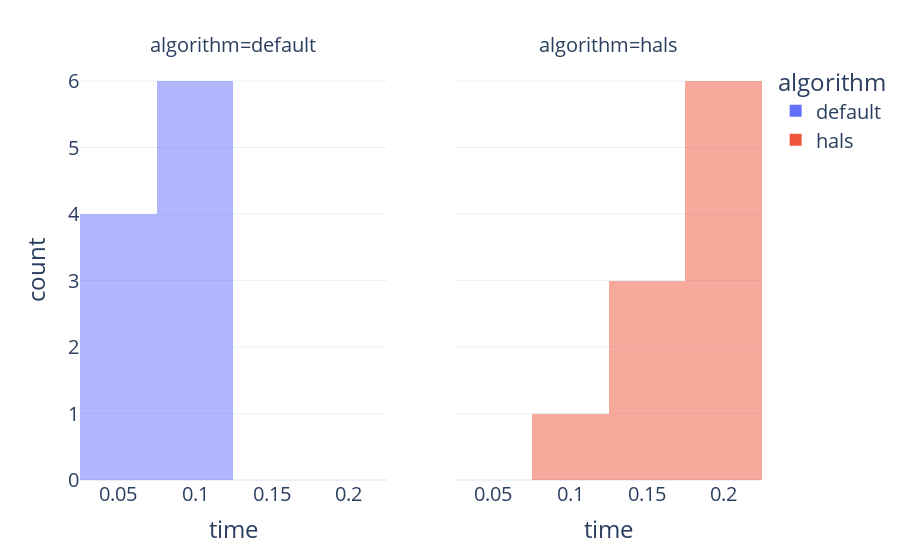

Source (notebook cell):
### Code cell
# distributions of the timings
fig = px.histogram(df[df["rank_est"]==4], x="time", facet_col="algorithm", 
                   barmode="overlay", facet_col_spacing=0.1,
                   template="plotly_white",
                   color= 'algorithm')
fig.update_layout(font = dict(size = 20))

fig.show()

### Figure 1 — Plotly figure (JSON) as saved in the notebook; plotly's stock layout.template omitted (floating-point values rounded to 4 significant figures)
{"data": [{"alignmentgroup": "True", "bingroup": "x", "hovertemplate": "algorithm=default<br>time=%{x}<br>count=%{y}<extra></extra>", "legendgroup": "default", "marker": {"color": "#636efa", "opacity": 0.5, "pattern": {"shape": ""}}, "name": "default", "offsetgroup": "default", "orientation": "v", "showlegend": true, "type": "histogram", "x": [0.08178, 0.08326, 0.0498, 0.05061, 0.08163, 0.08068, 0.08142, 0.08522, 0.05034, 0.05139], "xaxis": "x", "yaxis": "y"}, {"alignmentgroup": "True", "bingroup": "x", "hovertemplate": "algorithm=hals<br>time=%{x}<br>count=%{y}<extra></extra>", "legendgroup": "hals", "marker": {"color": "#EF553B", "opacity": 0.5, "pattern": {"shape": ""}}, "name": "hals", "offsetgroup": "hals", "orientation": "v", "showlegend": true, "type": "histogram", "x": [0.1784, 0.1958, 0.1611, 0.1611, 0.1813, 0.1809, 0.1765, 0.1885, 0.1207, 0.1628], "xaxis": "x2", "yaxis": "y2"}], "layout": {"annotations": [{"font": {}, "showarrow": false, "text": "algorithm=default", "x": 0.225, "xanchor": "center", "xref": "paper", "y": 1, "yanchor": "bottom", "yref": "paper"}, {"font": {}, "showarrow": false, "text": "algorithm=hals", "x": 0.775, "xanchor": "center", "xref": "paper", "y": 1, "yanchor": "bottom", "yref": "paper"}], "barmode": "overlay", "font": {"size": 20}, "legend": {"title": {"text": "algorithm"}, "tracegroupgap": 0}, "margin": {"t": 60}, "xaxis": {"anchor": "y", "domain": [0, 0.45], "title": {"text": "time"}}, "xaxis2": {"anchor": "y2", "domain": [0.55, 1], "matches": "x", "title": {"text": "time"}}, "yaxis": {"anchor": "x", "domain": [0, 1], "title": {"text": "count"}}, "yaxis2": {"anchor": "x2", "domain": [0, 1], "matches": "y", "showticklabels": false}}}
